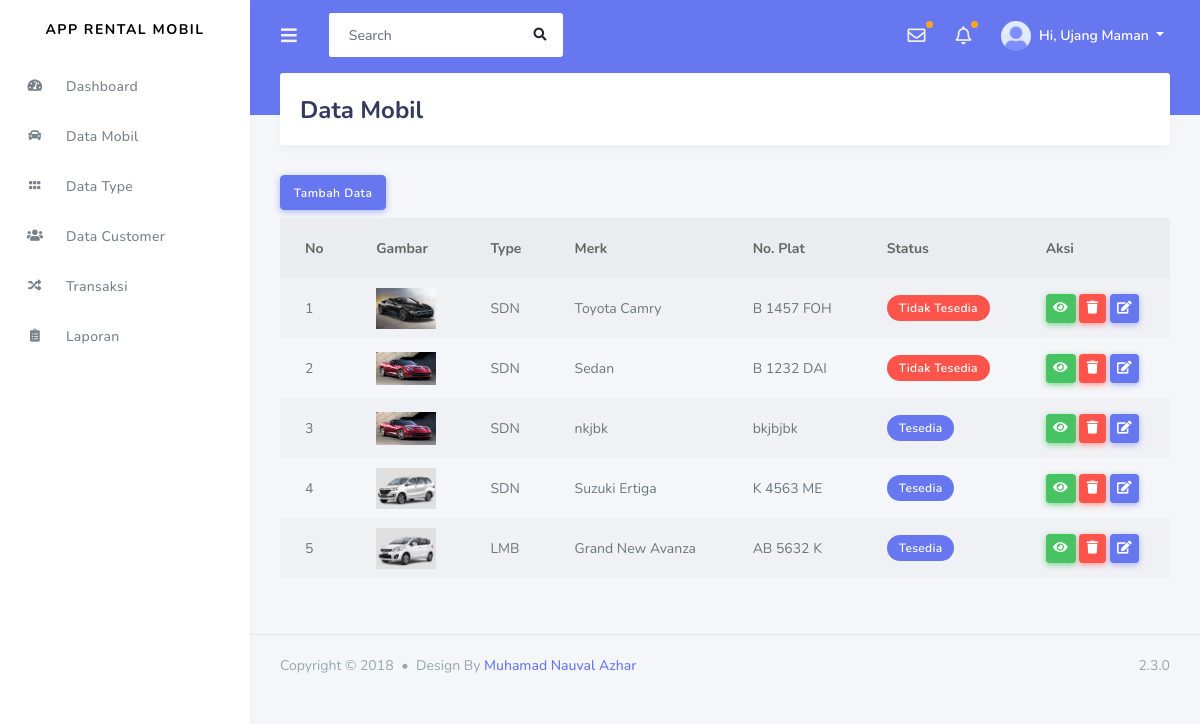
Screenshot of /index.php/admin/data_mobil with the database file from the repository.
### tables this page shows
CREATE TABLE `mobil` (
  `id_mobil` int(11) NOT NULL,
  `kode_type` varchar(120) NOT NULL,
  `merk` varchar(120) NOT NULL,
  `no_plat` varchar(20) NOT NULL,
  `warna` varchar(20) NOT NULL,
  `tahun` varchar(4) NOT NULL,
  `status` varchar(50) NOT NULL,
  `gambar` varchar(255) NOT NULL
);

### application/controllers/admin/Data_mobil.php (called while the page is built, shortened)
<?php
class Data_mobil extends CI_Controller
{
  public function index()
  {
    $data['mobil'] = $this->rental_model->getDataMobil();
    $this->load->view('templates_admin/header');
    $this->load->view('templates_admin/sidebar');
    $this->load->view('admin/data_mobil', $data);
    $this->load->view('templates_admin/footer');
  }
}

### index.php (called while the page is built, shortened)
<?php
require_once BASEPATH.'core/CodeIgniter.php';

### application/models/rental_model.php (called while the page is built, shortened)
<?php
class rental_model extends CI_model
{
    public function getDataMobil()
    {
        return $this->db->get('mobil')->result_array();
    }
}

### application/views/admin/data_mobil.php (the view, shortened to what this page needs)
<div class="main-content">
    <section class="section">
        <div class="section-header">
            <h1>Data Mobil</h1>
        </div>
        <a href="<?= base_url('admin/Data_mobil/tambah_mobil'); ?>" class="btn btn-primary mb-2">Tambah Data</a>
        <table class="table table-hover table-striped tanbe-bordered">
            <thead>
                <tr>
                    <th>No</th>
                    <th>Gambar</th>
                    <th>Type</th>
                    <th>Merk</th>
                    <th>No. Plat</th>
                    <th>Status</th>
                    <th>Aksi</th>
                </tr>
            </thead>
            <tbody>
                <?php
                $no = 1;
                foreach ($mobil as $mbl) : ?>
                <tr>
                    <td><?= $no++; ?></td>
                    <td><img src="<?= base_url() . 'assets/img/imgcar/' . $mbl['gambar']; ?>" alt="" width="60px"></td>
                    <td><?= $mbl['kode_type']; ?></td>
                    <td><?= $mbl['merk']; ?></td>
                    <td><?= $mbl['no_plat']; ?></td>
                    <td><?php
                            if ($mbl['status'] == "0") {
                                echo "<span class='badge badge-danger'>Tidak Tesedia</span>";
                            } else {
                                echo "<span class='badge badge-primary'>Tesedia</span>";
                            }
                            ?>
                    </td>
                    <td>
                        <a href="<?= base_url('admin/data_mobil/detail_mobil/') . $mbl['id_mobil']; ?>" class="btn btn-sm btn-success"><i class="fas fa-eye"></i></a>
                        <a href="<?= base_url('admin/data_mobil/hapus_mobil/') . $mbl['id_mobil']; ?>" class="btn btn-sm btn-danger"><i class="fas fa-trash"></i></a>
                        <a href="<?= base_url('admin/Data_mobil/ubah_mobil/') . $mbl['id_mobil']; ?>" class="btn btn-sm btn-primary"><i class="fas fa-edit"></i></a>
                    </td>
                </tr>
                <?php endforeach; ?>
            </tbody>
        </table>
    </section>
</div>

### rows the page displays
mobil: gambar (picture), kode_type "SDN", merk "Toyota Camry", no_plat "B 1457 FOH", status "Tidak Tesedia"
mobil: gambar (picture), kode_type "SDN", merk "Sedan", no_plat "B 1232 DAI", status "Tidak Tesedia"
mobil: gambar (picture), kode_type "SDN", merk "nkjbk", no_plat "bkjbjbk", status "Tesedia"
mobil: gambar (picture), kode_type "SDN", merk "Suzuki Ertiga", no_plat "K 4563 ME", status "Tesedia"
mobil: gambar (picture), kode_type "LMB", merk "Grand New Avanza", no_plat "AB 5632 K", status "Tesedia"
